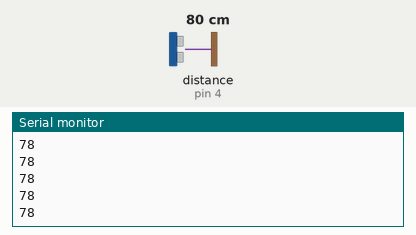
This sketch was run on a simulated Arduino Uno, built with avr-gcc and run on an emulated ATmega328P. On the bench: the last lines printed to the serial monitor. Wiring (inferred from the names in the program): ultrasonic range finder: trigger pin 5; echo pin 4. The test bench sets the inputs (shaded band); at power-on: distance to the obstacle (sensor on pin 4) 80 cm. The echo pulse lasts 58.3 µs per cm.

Above: at 1.2 s.
1.3 s: distance to the obstacle (sensor on pin 4) set to 2 cm
At 1.9 s:
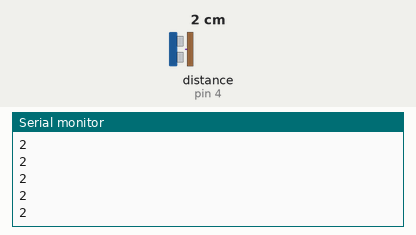
2.8 s: distance to the obstacle (sensor on pin 4) set to 4 cm
At 3.7 s:
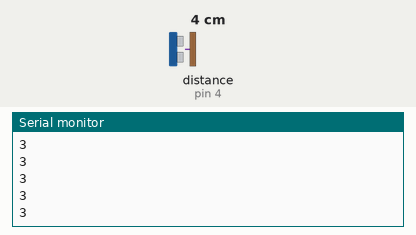
Timing chart, 0 to 5.8 s (numbered marks = the images above; inputs shaded):
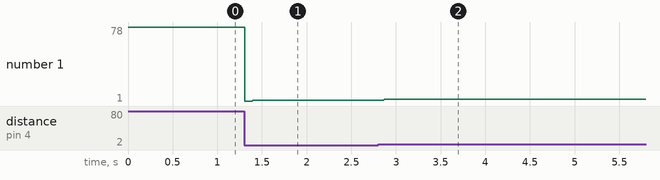

Measured:
- after the input at 1.3 s, the serial monitor: prints a new line at once (image 1)
- after the input at 2.8 s, the serial monitor: prints a new line after 0.07 s (image 2)
- plotted number 1: 78 → 2 after the input at 1.3 s, 2 → 3 after the input at 2.8 s

The sketch:

UltrasonorTest.ino
```cpp
int TriggerPinFront = 5;
int EchoPinFront = 4;
int duration;
long Distance;


void setup() {
  // put your setup code here, to run once:

  pinMode(TriggerPinFront, OUTPUT);
  pinMode(EchoPinFront, INPUT);
Serial.begin(9600);
}

void loop() {
  // put your main code here, to run repeatedly:


  digitalWrite(TriggerPinFront, LOW);
  delayMicroseconds(2);
  digitalWrite(TriggerPinFront, HIGH);
  delayMicroseconds(10);
  digitalWrite(TriggerPinFront, LOW);
  duration = pulseIn(EchoPinFront, HIGH);
  Distance = duration * 0.034 / 2;
  Serial.println(Distance);

}
```
